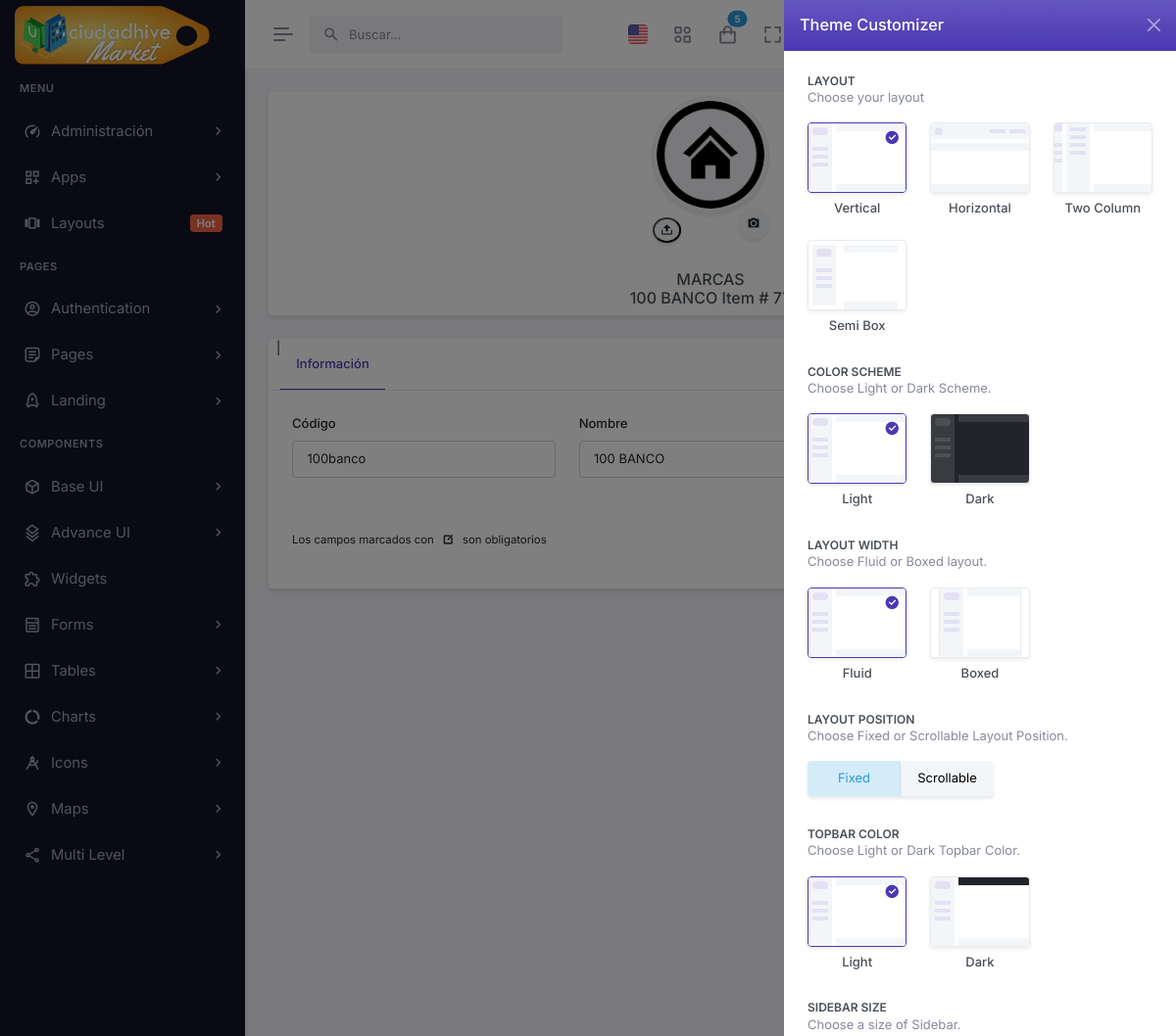
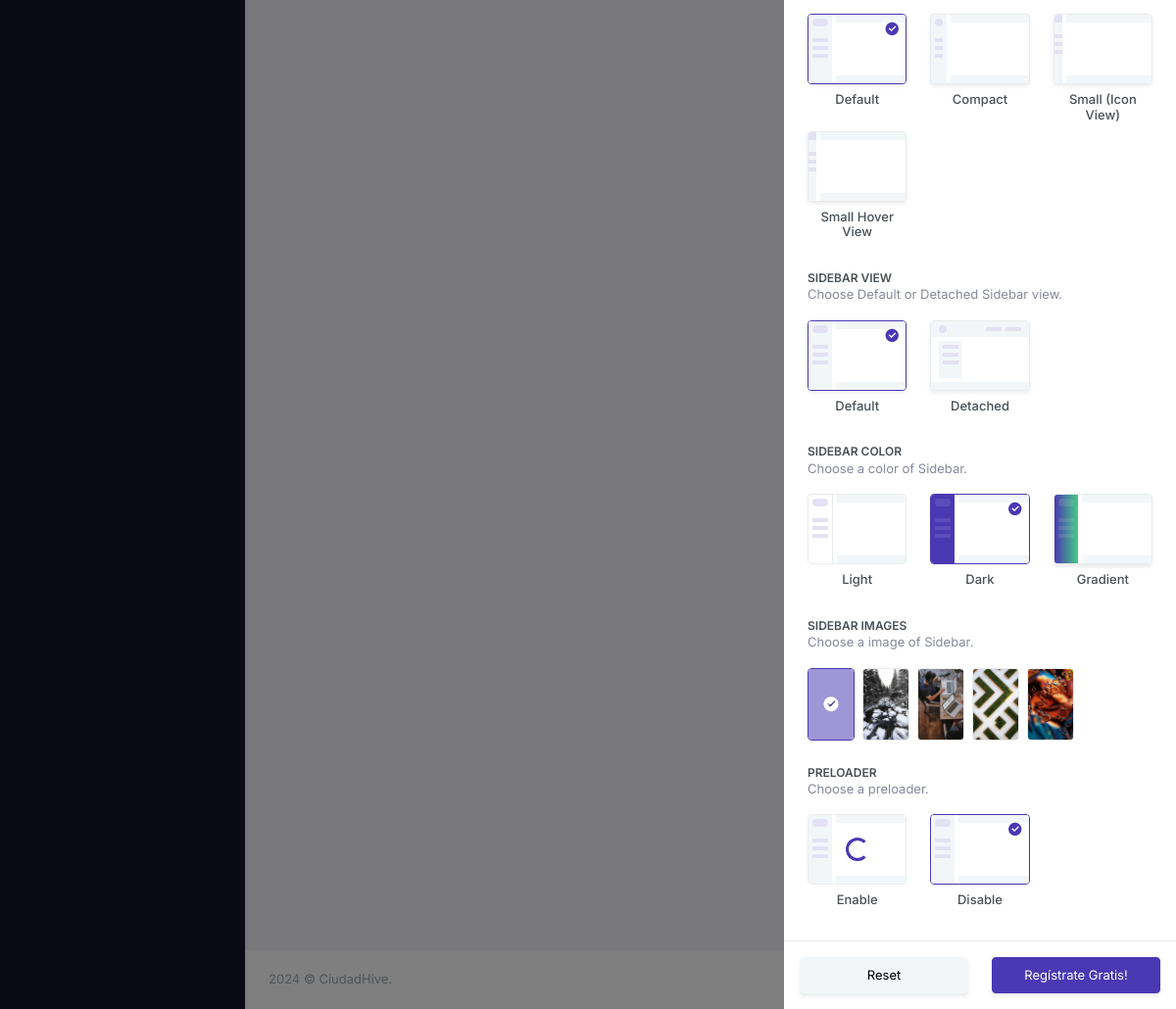
The page /bancoUpdate/77/ (signed in) on the database its author committed (2 pictures, top to bottom).
### tables this page shows
CREATE TABLE `company_bancos` (
  `banco_id` int(10) unsigned NOT NULL AUTO_INCREMENT,
  `codigo` varchar(80) NOT NULL DEFAULT '' COMMENT 'codigo del banco',
  `nombre` varchar(200) NOT NULL DEFAULT '',
  `banco_foto` varchar(145) NOT NULL DEFAULT '',
  `estatus` int(10) unsigned NOT NULL DEFAULT 1,
  `company_id` int(10) unsigned NOT NULL DEFAULT 0,
  `unidad` int(10) unsigned NOT NULL DEFAULT 0,
  PRIMARY KEY (`banco_id`)
);

### autoload.php (called while the page is built, shortened)
<?php
    spl_autoload_register(function($clase){
        $archivo= __DIR__."/".$clase.".php";
        $archivo=str_replace("\\","/",$archivo);
    });

### app/models/mainModel.php (called while the page is built, shortened)
<?php
	class mainModel{
		private $server=DB_SERVER;
		private $db=DB_NAME;
		private $user=DB_USER;
		private $pass=DB_PASS;
		protected function conectar(){
			$conexion = new PDO("mysql:host=".$this->server.";dbname=".$this->db,$this->user,$this->pass);
			$conexion->exec("SET CHARACTER SET utf8");
			return $conexion;
		}
		public function limpiarCadena($cadena){
			$palabras=["<script>","</script>","<script src","<script type=","SELECT * FROM","SELECT "," SELECT ","DELETE FROM","INSERT INTO","DROP TABLE","DROP DATABASE","TRUNCATE TABLE","SHOW TABLES","SHOW DATABASES","<?php","?>","--","^","<",">","==",";","::"];
			$cadena=trim($cadena);
			$cadena=stripslashes($cadena);
			$cadena=trim($cadena);
			$cadena=stripslashes($cadena);
			return $cadena;
		}
        public function seleccionarDatos($tipo,$tabla,$campo,$id){
			$tipo=$this->limpiarCadena($tipo);
			$tabla=$this->limpiarCadena($tabla);
			$campo=$this->limpiarCadena($campo);
			$id=$this->limpiarCadena($id);
            if($tipo=="Unico"){
                $sql=$this->conectar()->prepare("SELECT * FROM $tabla WHERE $campo=:ID");
                $sql->bindParam(":ID",$id);
            }elseif($tipo=="Normal"){
                $sql=$this->conectar()->prepare("SELECT $campo FROM $tabla");
            }
            $sql->execute();
            return $sql;
		}
	}

### app/views/content/bancoUpdate-view.php (the view, shortened to what this page needs)
<div class="main-content">
    <div class="page-content">
        <div class="container-fluid">
            <?php
            $banco_id = $insLogin->limpiarCadena($url[1]);
            $datos = $insLogin->seleccionarDatos("Unico", "company_bancos", "banco_id", $banco_id);
            if ($datos->rowCount() == 1) {
                $datos = $datos->fetch();
                $banco_foto = $datos['banco_foto'];
                $pasa = 1;
            } else {
                $accion = "registrar";
                $boton_accion = "Agregar";
                $pasa = 0;
            }
            if ($pasa == 1) {
            ?>
                <div class="row">
                    <div class="col-xxl-3">
                        <div class="card mt-n6">
                            <div class="card-body p-1">
                                <div class="text-center">
                                    <form class="FormularioAjax" name="formAjax1"
                                    action="<?php echo APP_URL; ?>app/ajax/bancoAjax.php" method="POST"
                                    autocomplete="off" enctype="multipart/form-data">
                                        <div class="profile-user position-relative d-inline-block mx-auto  mb-4">
                                            <img src="
                                            <?php
                                            echo $banco_foto == "nophoto.jpg"
                                                ? "http://localhost/multimarket/app/views/fotos/nophoto.jpg"
                                                : "http://localhost/multimarket/app/views/fotos/company/" . $datos['company_id'] . "/bancos/" . $banco_foto;
                                            ?>" class="rounded-circle avatar-xl img-thumbnail user-profile-image  shadow" alt="user-profile-image">
                                            <table>
                                                <tr>
                                                    <td>
                                                        <button type="submit" class="avatar-title rounded-circle bg-light text-body shadow">
                                                            <i class="ri-upload-2-fill"></i>
                                                        </button>
                                                    </td>
                                                    <td>
                                                        <div class="avatar-xs p-0 rounded-circle ">
                                                            <label for="profile-img-file-input" class="profile-photo-edit avatar-xs">
                                                                <span class="avatar-title rounded-circle bg-light text-body shadow">
                                                                    <i class="ri-camera-fill"></i>
                                                                </span>
                                                            </label>
                                                        </div>
                                                    </td>
                                                </tr>
                                            </table>
                                        </div>
                                    </form>
                                    <h5 class="fs-16 mb-1"><?php echo "MARCAS<br>" . strtoupper($datos['nombre'])
                                    . " Item # " . $datos['banco_id']; ?> </h5>
                                </div>
                            </div>
                        </div>
                    </div>
                    <div class="col-xxl-9">
                        <div class="card mt-xxl-n5">
                            <div class="card-header">
                                <ul id="myTab" class="nav nav-tabs-custom rounded card-header-tabs border-bottom-0" role="tablist">
                                    |<li class="nav-item">
                                        <a class="nav-link active" id="tab-header-1" data-bs-toggle="tab" href="#personalDetails" role="tab">
                                            <i class="fas fa-home"></i> Información
                                        </a>
                                    </li>
                                </ul>
                            </div>
                            <div class="card-body p-4">
                                <div class="tab-content">
                                    <div class="tab-pane active" id="personalDetails" role="tabpanel">
                                        <form class="FormularioAjax" action="<?php echo APP_URL; ?>app/ajax/bancoAjax.php" method="POST" autocomplete="off">
                                            <div class="row">
                                                <div class="col-lg-4">
                                                    <div class="mb-3">
                                                        <label for="codigo" class="form-label">Código</label>
                                                        <input name="codigo" type="text" class="form-control" id="codigo" placeholder="Entre el codigo" value="<?php echo $datos['codigo']; ?>" pattern="[a-zA-Z0-9áéíóúÁÉÍÓÚñÑ().,#\-]{3,45}" maxlength="40" required>
                                                    </div>
                                                </div>
                                                <div class="col-lg-4">
                                                    <div class="mb-3">
                                                        <label for="lastnameInput" class="form-label">Nombre</label>
                                                        <input name="nombre" type="text" class="form-control" id="nombre" placeholder="Entre el nombre del item" value="<?php echo $datos['nombre']; ?>" pattern="[a-zA-Z0-9áéíóúÁÉÍÓÚñÑ().,#\-]{3,80}" maxlength="40" required>
                                                    </div>
                                                </div>
                                                <div class="col-lg-4">
                                                    <div class="mb-3">
                                                        <label for="estatus" class="form-label">Estado</label>
                                                    </div>
                                                </div>
                                                <div class="col-lg-12">
                                                    <div class="hstack gap-2 justify-content-end">
                                                        <button type="submit" class="btn btn-primary">Actualizar</button>
                                                        <a href="<?php echo APP_URL; ?>bancoList/" class="btn btn-soft-success">Cancelar</a>
                                                    </div>
                                                    <p class="has-text-centered pt-6">
                                                        <small>Los campos marcados con <strong><?php echo CAMPO_OBLIGATORIO; ?></strong> son obligatorios</small>
                                                    </p>
                                                </div>
                                            </div>
                                        </form>
                                    </div>
                                </div>
                            </div>
                        </div>
                    </div>
                </div>
        </div>
    <?php
    }
    ?>
    </div>
</div>
</div>

### rows shown on the page
company_bancos: banco_foto (picture), nombre "100 BANCO", banco_id "77", codigo "100banco"
